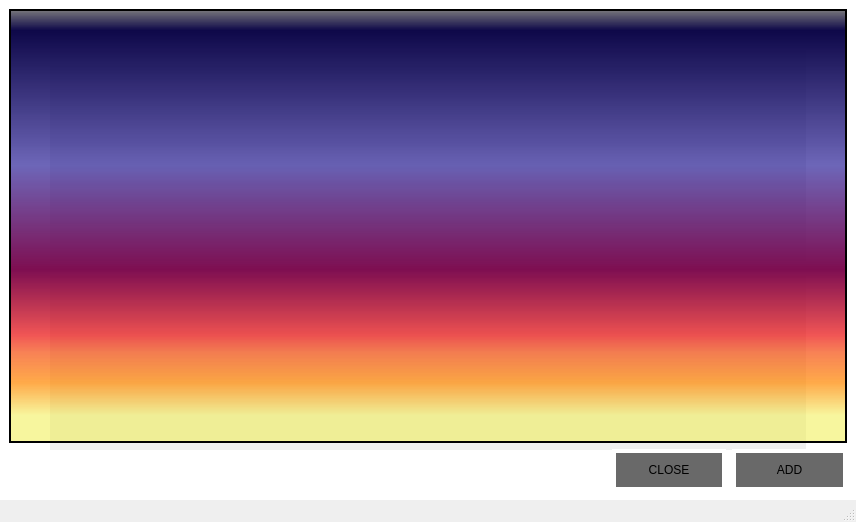
<?xml version="1.0" encoding="UTF-8"?>
<ui version="4.0">
 <class>MainWindow</class>
 <widget class="QMainWindow" name="MainWindow">
  <property name="geometry">
   <rect>
    <x>0</x>
    <y>0</y>
    <width>856</width>
    <height>522</height>
   </rect>
  </property>
  <property name="minimumSize">
   <size>
    <width>856</width>
    <height>522</height>
   </size>
  </property>
  <property name="windowTitle">
   <string>MainWindow</string>
  </property>
  <property name="styleSheet">
   <string notr="true">#centralwidget{
border-image: url(:/image/web_hyperlink.jpg);
/*border-position: center;
border-repeat: no-repeat;
border-origin: padding;*/
border: 10px solid white;
border-width: 50px;
}

QPushButton { background-color: rgba(0,0,0,150); 
border: 4px solid white;
padding: 10px 10px;
font: 13pt &quot;Rage Italic&quot;;
}

QPushButton:pressed
{
 background-color: rgba(0,0,0,150); 
border: 6px solid blue;
padding: 5px 5px;
font: 20pt &quot;Rage Italic&quot;;
}
QPushButton:!pressed:hover
{
 background-color: rgba(255, 228, 75, 150);
border: 6px solid blue;
padding: 5px 5px;
font: 20pt &quot;Rage Italic&quot;;
}</string>
  </property>
  <widget class="QWidget" name="centralwidget">
   <layout class="QGridLayout" name="gridLayout">
    <item row="2" column="5">
     <widget class="QPushButton" name="button_close">
      <property name="text">
       <string>CLOSE</string>
      </property>
     </widget>
    </item>
    <item row="2" column="6">
     <widget class="QPushButton" name="button_add">
      <property name="text">
       <string>ADD</string>
      </property>
     </widget>
    </item>
    <item row="1" column="0" colspan="7">
     <widget class="QListWidget" name="links_list">
      <property name="palette">
       <palette>
        <active>
         <colorrole role="Button">
          <brush brushstyle="LinearGradientPattern">
           <gradient startx="0.000000000000000" starty="0.000000000000000" endx="0.000000000000000" endy="1.000000000000000" type="LinearGradient" spread="PadSpread" coordinatemode="ObjectBoundingMode">
            <gradientstop position="0.000000000000000">
             <color alpha="129">
              <red>0</red>
              <green>0</green>
              <blue>0</blue>
             </color>
            </gradientstop>
            <gradientstop position="0.050000000000000">
             <color alpha="255">
              <red>14</red>
              <green>8</green>
              <blue>73</blue>
             </color>
            </gradientstop>
            <gradientstop position="0.360000000000000">
             <color alpha="164">
              <red>28</red>
              <green>17</green>
              <blue>145</blue>
             </color>
            </gradientstop>
            <gradientstop position="0.600000000000000">
             <color alpha="255">
              <red>126</red>
              <green>14</green>
              <blue>81</blue>
             </color>
            </gradientstop>
            <gradientstop position="0.750000000000000">
             <color alpha="178">
              <red>234</red>
              <green>11</green>
              <blue>11</blue>
             </color>
            </gradientstop>
            <gradientstop position="0.790000000000000">
             <color alpha="173">
              <red>244</red>
              <green>70</green>
              <blue>5</blue>
             </color>
            </gradientstop>
            <gradientstop position="0.860000000000000">
             <color alpha="182">
              <red>255</red>
              <green>136</green>
              <blue>0</blue>
             </color>
            </gradientstop>
            <gradientstop position="0.935000000000000">
             <color alpha="124">
              <red>239</red>
              <green>236</green>
              <blue>55</blue>
             </color>
            </gradientstop>
           </gradient>
          </brush>
         </colorrole>
         <colorrole role="Text">
          <brush brushstyle="SolidPattern">
           <color alpha="255">
            <red>170</red>
            <green>255</green>
            <blue>255</blue>
           </color>
          </brush>
         </colorrole>
         <colorrole role="Base">
          <brush brushstyle="NoBrush">
           <color alpha="255">
            <red>0</red>
            <green>0</green>
            <blue>0</blue>
           </color>
          </brush>
         </colorrole>
         <colorrole role="Window">
          <brush brushstyle="LinearGradientPattern">
           <gradient startx="0.000000000000000" starty="0.000000000000000" endx="0.000000000000000" endy="1.000000000000000" type="LinearGradient" spread="PadSpread" coordinatemode="ObjectBoundingMode">
            <gradientstop position="0.000000000000000">
             <color alpha="129">
              <red>0</red>
              <green>0</green>
              <blue>0</blue>
             </color>
            </gradientstop>
            <gradientstop position="0.050000000000000">
             <color alpha="255">
              <red>14</red>
              <green>8</green>
              <blue>73</blue>
             </color>
            </gradientstop>
            <gradientstop position="0.360000000000000">
             <color alpha="164">
              <red>28</red>
              <green>17</green>
              <blue>145</blue>
             </color>
            </gradientstop>
            <gradientstop position="0.600000000000000">
             <color alpha="255">
              <red>126</red>
              <green>14</green>
              <blue>81</blue>
             </color>
            </gradientstop>
            <gradientstop position="0.750000000000000">
             <color alpha="178">
              <red>234</red>
              <green>11</green>
              <blue>11</blue>
             </color>
            </gradientstop>
            <gradientstop position="0.790000000000000">
             <color alpha="173">
              <red>244</red>
              <green>70</green>
              <blue>5</blue>
             </color>
            </gradientstop>
            <gradientstop position="0.860000000000000">
             <color alpha="182">
              <red>255</red>
              <green>136</green>
              <blue>0</blue>
             </color>
            </gradientstop>
            <gradientstop position="0.935000000000000">
             <color alpha="124">
              <red>239</red>
              <green>236</green>
              <blue>55</blue>
             </color>
            </gradientstop>
           </gradient>
          </brush>
         </colorrole>
         <colorrole role="AlternateBase">
          <brush brushstyle="SolidPattern">
           <color alpha="100">
            <red>29</red>
            <green>131</green>
            <blue>255</blue>
           </color>
          </brush>
         </colorrole>
        </active>
        <inactive>
         <colorrole role="Button">
          <brush brushstyle="LinearGradientPattern">
           <gradient startx="0.000000000000000" starty="0.000000000000000" endx="0.000000000000000" endy="1.000000000000000" type="LinearGradient" spread="PadSpread" coordinatemode="ObjectBoundingMode">
            <gradientstop position="0.000000000000000">
             <color alpha="129">
              <red>0</red>
              <green>0</green>
              <blue>0</blue>
             </color>
            </gradientstop>
            <gradientstop position="0.050000000000000">
             <color alpha="255">
              <red>14</red>
              <green>8</green>
              <blue>73</blue>
             </color>
            </gradientstop>
            <gradientstop position="0.360000000000000">
             <color alpha="164">
              <red>28</red>
              <green>17</green>
              <blue>145</blue>
             </color>
            </gradientstop>
            <gradientstop position="0.600000000000000">
             <color alpha="255">
              <red>126</red>
              <green>14</green>
              <blue>81</blue>
             </color>
            </gradientstop>
            <gradientstop position="0.750000000000000">
             <color alpha="178">
              <red>234</red>
              <green>11</green>
              <blue>11</blue>
             </color>
            </gradientstop>
            <gradientstop position="0.790000000000000">
             <color alpha="173">
              <red>244</red>
              <green>70</green>
              <blue>5</blue>
             </color>
            </gradientstop>
            <gradientstop position="0.860000000000000">
             <color alpha="182">
              <red>255</red>
              <green>136</green>
              <blue>0</blue>
             </color>
            </gradientstop>
            <gradientstop position="0.935000000000000">
             <color alpha="124">
              <red>239</red>
              <green>236</green>
              <blue>55</blue>
             </color>
            </gradientstop>
           </gradient>
          </brush>
         </colorrole>
         <colorrole role="Text">
          <brush brushstyle="SolidPattern">
           <color alpha="255">
            <red>170</red>
            <green>255</green>
            <blue>255</blue>
           </color>
          </brush>
         </colorrole>
         <colorrole role="Base">
          <brush brushstyle="NoBrush">
           <color alpha="255">
            <red>0</red>
            <green>0</green>
            <blue>0</blue>
           </color>
          </brush>
         </colorrole>
         <colorrole role="Window">
          <brush brushstyle="LinearGradientPattern">
           <gradient startx="0.000000000000000" starty="0.000000000000000" endx="0.000000000000000" endy="1.000000000000000" type="LinearGradient" spread="PadSpread" coordinatemode="ObjectBoundingMode">
            <gradientstop position="0.000000000000000">
             <color alpha="129">
              <red>0</red>
              <green>0</green>
              <blue>0</blue>
             </color>
            </gradientstop>
            <gradientstop position="0.050000000000000">
             <color alpha="255">
              <red>14</red>
              <green>8</green>
              <blue>73</blue>
             </color>
            </gradientstop>
            <gradientstop position="0.360000000000000">
             <color alpha="164">
              <red>28</red>
              <green>17</green>
              <blue>145</blue>
             </color>
            </gradientstop>
            <gradientstop position="0.600000000000000">
             <color alpha="255">
              <red>126</red>
              <green>14</green>
              <blue>81</blue>
             </color>
            </gradientstop>
            <gradientstop position="0.750000000000000">
             <color alpha="178">
              <red>234</red>
              <green>11</green>
              <blue>11</blue>
             </color>
            </gradientstop>
            <gradientstop position="0.790000000000000">
             <color alpha="173">
              <red>244</red>
              <green>70</green>
              <blue>5</blue>
             </color>
            </gradientstop>
            <gradientstop position="0.860000000000000">
             <color alpha="182">
              <red>255</red>
              <green>136</green>
              <blue>0</blue>
             </color>
            </gradientstop>
            <gradientstop position="0.935000000000000">
             <color alpha="124">
              <red>239</red>
              <green>236</green>
              <blue>55</blue>
             </color>
            </gradientstop>
           </gradient>
          </brush>
         </colorrole>
         <colorrole role="AlternateBase">
          <brush brushstyle="SolidPattern">
           <color alpha="100">
            <red>29</red>
            <green>131</green>
            <blue>255</blue>
           </color>
          </brush>
         </colorrole>
        </inactive>
        <disabled>
         <colorrole role="Button">
          <brush brushstyle="LinearGradientPattern">
           <gradient startx="0.000000000000000" starty="0.000000000000000" endx="0.000000000000000" endy="1.000000000000000" type="LinearGradient" spread="PadSpread" coordinatemode="ObjectBoundingMode">
            <gradientstop position="0.000000000000000">
             <color alpha="129">
              <red>0</red>
              <green>0</green>
              <blue>0</blue>
             </color>
            </gradientstop>
            <gradientstop position="0.050000000000000">
             <color alpha="255">
              <red>14</red>
              <green>8</green>
              <blue>73</blue>
             </color>
            </gradientstop>
            <gradientstop position="0.360000000000000">
             <color alpha="164">
              <red>28</red>
              <green>17</green>
              <blue>145</blue>
             </color>
            </gradientstop>
            <gradientstop position="0.600000000000000">
             <color alpha="255">
              <red>126</red>
              <green>14</green>
              <blue>81</blue>
             </color>
            </gradientstop>
            <gradientstop position="0.750000000000000">
             <color alpha="178">
              <red>234</red>
              <green>11</green>
              <blue>11</blue>
             </color>
            </gradientstop>
            <gradientstop position="0.790000000000000">
             <color alpha="173">
              <red>244</red>
              <green>70</green>
              <blue>5</blue>
             </color>
            </gradientstop>
            <gradientstop position="0.860000000000000">
             <color alpha="182">
              <red>255</red>
              <green>136</green>
              <blue>0</blue>
             </color>
            </gradientstop>
            <gradientstop position="0.935000000000000">
             <color alpha="124">
              <red>239</red>
              <green>236</green>
              <blue>55</blue>
             </color>
            </gradientstop>
           </gradient>
          </brush>
         </colorrole>
         <colorrole role="Text">
          <brush brushstyle="SolidPattern">
           <color alpha="255">
            <red>120</red>
            <green>120</green>
            <blue>120</blue>
           </color>
          </brush>
         </colorrole>
         <colorrole role="Base">
          <brush brushstyle="NoBrush">
           <color alpha="255">
            <red>0</red>
            <green>0</green>
            <blue>0</blue>
           </color>
          </brush>
         </colorrole>
         <colorrole role="Window">
          <brush brushstyle="LinearGradientPattern">
           <gradient startx="0.000000000000000" starty="0.000000000000000" endx="0.000000000000000" endy="1.000000000000000" type="LinearGradient" spread="PadSpread" coordinatemode="ObjectBoundingMode">
            <gradientstop position="0.000000000000000">
             <color alpha="129">
              <red>0</red>
              <green>0</green>
              <blue>0</blue>
             </color>
            </gradientstop>
            <gradientstop position="0.050000000000000">
             <color alpha="255">
              <red>14</red>
              <green>8</green>
              <blue>73</blue>
             </color>
            </gradientstop>
            <gradientstop position="0.360000000000000">
             <color alpha="164">
              <red>28</red>
              <green>17</green>
              <blue>145</blue>
             </color>
            </gradientstop>
            <gradientstop position="0.600000000000000">
             <color alpha="255">
              <red>126</red>
              <green>14</green>
              <blue>81</blue>
             </color>
            </gradientstop>
            <gradientstop position="0.750000000000000">
             <color alpha="178">
              <red>234</red>
              <green>11</green>
              <blue>11</blue>
             </color>
            </gradientstop>
            <gradientstop position="0.790000000000000">
             <color alpha="173">
              <red>244</red>
              <green>70</green>
              <blue>5</blue>
             </color>
            </gradientstop>
            <gradientstop position="0.860000000000000">
             <color alpha="182">
              <red>255</red>
              <green>136</green>
              <blue>0</blue>
             </color>
            </gradientstop>
            <gradientstop position="0.935000000000000">
             <color alpha="124">
              <red>239</red>
              <green>236</green>
              <blue>55</blue>
             </color>
            </gradientstop>
           </gradient>
          </brush>
         </colorrole>
         <colorrole role="AlternateBase">
          <brush brushstyle="SolidPattern">
           <color alpha="100">
            <red>29</red>
            <green>131</green>
            <blue>255</blue>
           </color>
          </brush>
         </colorrole>
        </disabled>
       </palette>
      </property>
      <property name="autoFillBackground">
       <bool>false</bool>
      </property>
      <property name="styleSheet">
       <string notr="true">border: 2px solid black;
background-color: qlineargradient(spread:pad, x1:0, y1:0, x2:0, y2:1, stop:0 rgba(0, 0, 0, 129), stop:0.05 rgba(14, 8, 73, 255), stop:0.36 rgba(28, 17, 145, 164), stop:0.6 rgba(126, 14, 81, 255), stop:0.75 rgba(234, 11, 11, 178), stop:0.79 rgba(244, 70, 5, 173), stop:0.86 rgba(255, 136, 0, 182), stop:0.935 rgba(239, 236, 55, 124));
alternate-background-color: rgba(29, 131, 255,100);
font: 8pt &quot;MS Reference Sans Serif&quot;;</string>
      </property>
      <property name="frameShadow">
       <enum>QFrame::Raised</enum>
      </property>
      <property name="lineWidth">
       <number>2</number>
      </property>
      <property name="midLineWidth">
       <number>3</number>
      </property>
      <property name="autoScrollMargin">
       <number>100</number>
      </property>
      <property name="alternatingRowColors">
       <bool>true</bool>
      </property>
      <property name="uniformItemSizes">
       <bool>true</bool>
      </property>
     </widget>
    </item>
   </layout>
  </widget>
  <widget class="QStatusBar" name="statusbar"/>
 </widget>
 <resources>
  <include location="../Background.qrc"/>
 </resources>
 <connections/>
</ui>
